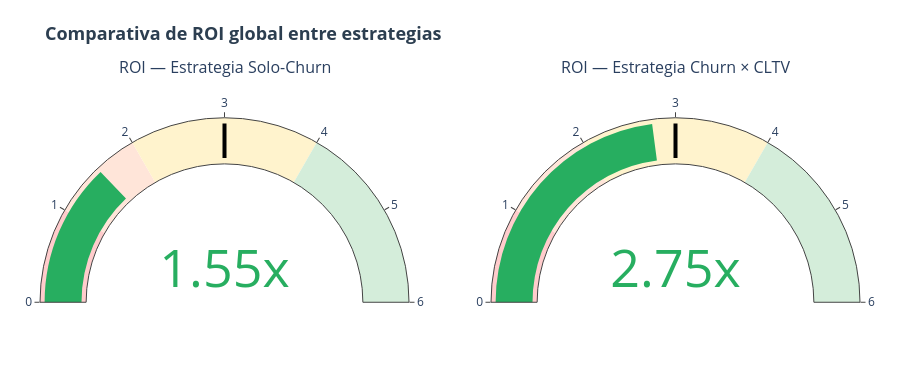

The notebook cell this image was saved under:
### Code cell
# ── Gauges comparativos: ROI Solo-Churn vs ROI Churn×CLTV ──
fig_gauges = make_subplots(
    rows=1, cols=2,
    specs=[[{'type': 'indicator'}, {'type': 'indicator'}]],
    subplot_titles=('ROI — Estrategia Solo-Churn', 'ROI — Estrategia Churn × CLTV'),
)

def gauge_trace(value, max_val=6):
    return go.Indicator(
        mode='gauge+number',
        value=value,
        number={'font': {'size': 52, 'color': '#27ae60'}, 'suffix': 'x', 'valueformat': '.2f'},
        gauge={
            'axis': {'range': [0, max_val]},
            'bar': {'color': '#27ae60', 'thickness': 0.8},
            'steps': [
                {'range': [0, 1],        'color': '#ffcccc'},
                {'range': [1, 2],        'color': '#ffe5d9'},
                {'range': [2, 4],        'color': '#fff3cd'},
                {'range': [4, max_val],  'color': '#d4edda'},
            ],
            'threshold': {'line': {'color': 'black', 'width': 4}, 'thickness': 0.75, 'value': 3.0},
        },
    )

fig_gauges.add_trace(gauge_trace(roi_global),      row=1, col=1)
fig_gauges.add_trace(gauge_trace(roi_global_cltv), row=1, col=2)

fig_gauges.update_layout(
    title=dict(text='<b>Comparativa de ROI global entre estrategias</b>', font=dict(size=18, color='#2c3e50')),
    template='plotly_white',
    height=380,
    margin={'t': 80, 'b': 40, 'l': 40, 'r': 40},
)
fig_gauges.show()

### Figure 1 — Plotly figure (JSON) as saved in the notebook; plotly's stock layout.template omitted (floating-point values rounded to 4 significant figures)
{"data": [{"domain": {"x": [0, 0.45], "y": [0, 1]}, "gauge": {"axis": {"range": [0, 6]}, "bar": {"color": "#27ae60", "thickness": 0.8}, "steps": [{"color": "#ffcccc", "range": [0, 1]}, {"color": "#ffe5d9", "range": [1, 2]}, {"color": "#fff3cd", "range": [2, 4]}, {"color": "#d4edda", "range": [4, 6]}], "threshold": {"line": {"color": "black", "width": 4}, "thickness": 0.75, "value": 3}}, "mode": "gauge+number", "number": {"font": {"color": "#27ae60", "size": 52}, "suffix": "x", "valueformat": ".2f"}, "type": "indicator", "value": 1.548}, {"domain": {"x": [0.55, 1], "y": [0, 1]}, "gauge": {"axis": {"range": [0, 6]}, "bar": {"color": "#27ae60", "thickness": 0.8}, "steps": [{"color": "#ffcccc", "range": [0, 1]}, {"color": "#ffe5d9", "range": [1, 2]}, {"color": "#fff3cd", "range": [2, 4]}, {"color": "#d4edda", "range": [4, 6]}], "threshold": {"line": {"color": "black", "width": 4}, "thickness": 0.75, "value": 3}}, "mode": "gauge+number", "number": {"font": {"color": "#27ae60", "size": 52}, "suffix": "x", "valueformat": ".2f"}, "type": "indicator", "value": 2.751}], "layout": {"annotations": [{"font": {"size": 16}, "showarrow": false, "text": "ROI — Estrategia Solo-Churn", "x": 0.225, "xanchor": "center", "xref": "paper", "y": 1, "yanchor": "bottom", "yref": "paper"}, {"font": {"size": 16}, "showarrow": false, "text": "ROI — Estrategia Churn × CLTV", "x": 0.775, "xanchor": "center", "xref": "paper", "y": 1, "yanchor": "bottom", "yref": "paper"}], "height": 380, "margin": {"b": 40, "l": 40, "r": 40, "t": 80}, "title": {"font": {"color": "#2c3e50", "size": 18}, "text": "<b>Comparativa de ROI global entre estrategias</b>"}}}
